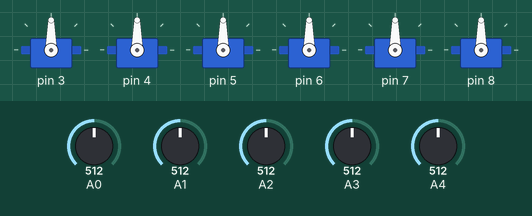
Simulated run of this sketch. Board: Arduino Uno, built with avr-gcc and run on an emulated ATmega328P. On the bench: 6 × servo. The test bench sets the inputs (shaded band); at power-on: A0 = 512, A1 = 512, A2 = 512, A3 = 512, A4 = 512.

Above: at 1.2 s.
1.3 s: A0 set to 716
At 2.2 s:
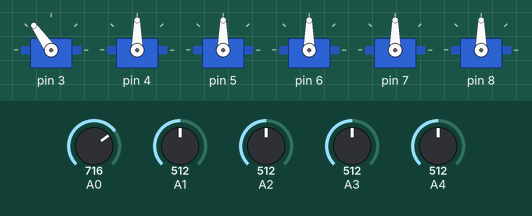
2.8 s: A1 set to 716
At 3.2 s:
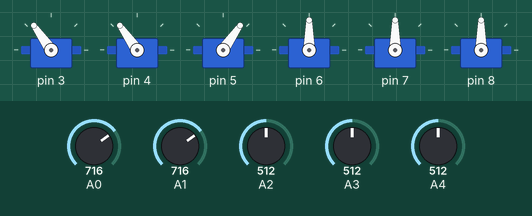
4.3 s: A2 set to 716
At 5.4 s:
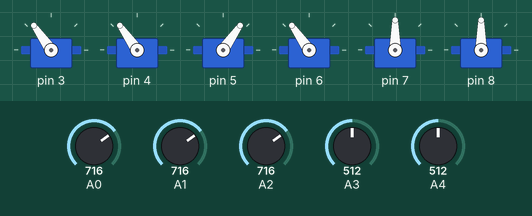
5.8 s: A3 set to 716
At 6.4 s:
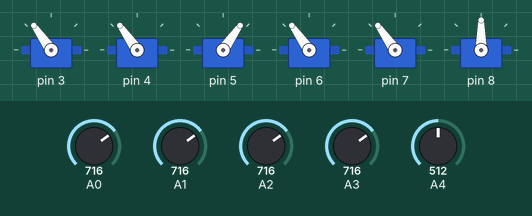
7.3 s: A4 set to 716
At 8.5 s:
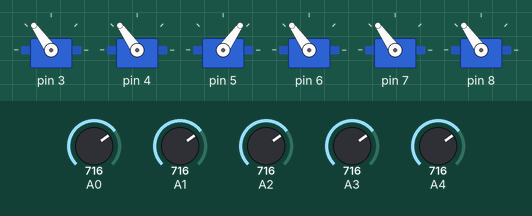
8.8 s: A0 set to 992
At 9.7 s:
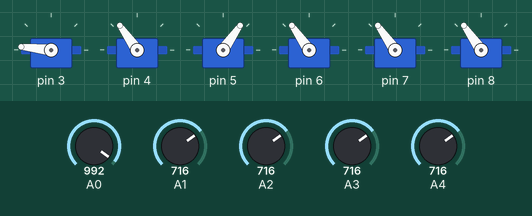
Timing chart, 0 to 11.3 s (numbered marks = the images above; inputs shaded):
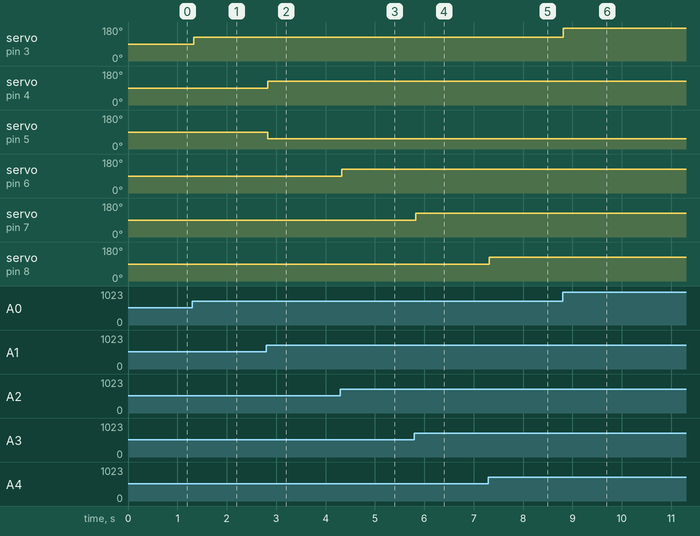

Measured:
- after the input at 1.3 s, servo on pin 3: 90° → 125° at once
- after the input at 2.8 s, servo on pin 4: 90° → 125° at once; servo on pin 5: 90° → 55° at once
- after the input at 4.3 s, servo on pin 6: 90° → 125° at once
- after the input at 5.8 s, servo on pin 7: 90° → 125° at once
- after the input at 7.3 s, servo on pin 8: 90° → 125° at once
- after the input at 8.8 s, servo on pin 3: 125° → 174° at once

The sketch:

all_servo_test.ino
```cpp
#include <Servo.h>


class ServoPair {
  private:
    int potPin;
    int potValue;

  protected:
  Servo servo;
  int angle;

  public:
    void AttachServo(int dig_pin) {
      servo.attach(dig_pin);
    }

    void AttachPot(int an_pin) {
      potPin = an_pin;
    }

    int potValueGet() {
      potValue = analogRead(potPin);
      return potValue;
    }

    void SetAngle() {
      angle = map(potValueGet(), 0, 1023, 0, 180);
      servo.write(angle);
      delay(10);
    }
    void SetAngle(int in_deg,int fin_deg){
      angle = map(potValueGet(), 0, 1023, in_deg, fin_deg);
      servo.write(angle);
      delay(10);
    }
} servo_pair[5];

class doubleServoPair: public ServoPair{
  public:

  void SetAngle(doubleServoPair &d1, doubleServoPair &d2){
    d1.angle=map(d1.potValueGet(), 0, 1023, 0, 180);
    d1.servo.write(d1.angle);
    d2.servo.write(180-d1.angle);
    delay(10);
  }

}double_servo_pair[2];

void setup() {
  //Servo A(D3)
  servo_pair[0].AttachServo(3);
  servo_pair[0].AttachPot(A0);

  //Servo's B1-B2(D4-D5)
  double_servo_pair[0].AttachServo(4);
  double_servo_pair[1].AttachServo(5);
  double_servo_pair[0].AttachPot(A1);

  //Servo C(D6)
  servo_pair[2].AttachServo(6);
  servo_pair[2].AttachPot(A2);

  //Servo D(D7)
  servo_pair[3].AttachServo(7);
  servo_pair[3].AttachPot(A3);

  //Servo F(D8)
  servo_pair[4].AttachServo(8);
  servo_pair[4].AttachPot(A4);
}

void loop() {
  servo_pair[0].SetAngle();
  double_servo_pair[0].SetAngle(double_servo_pair[0],double_servo_pair[1]);
  servo_pair[2].SetAngle();
  servo_pair[3].SetAngle();
  servo_pair[4].SetAngle();
}
```
